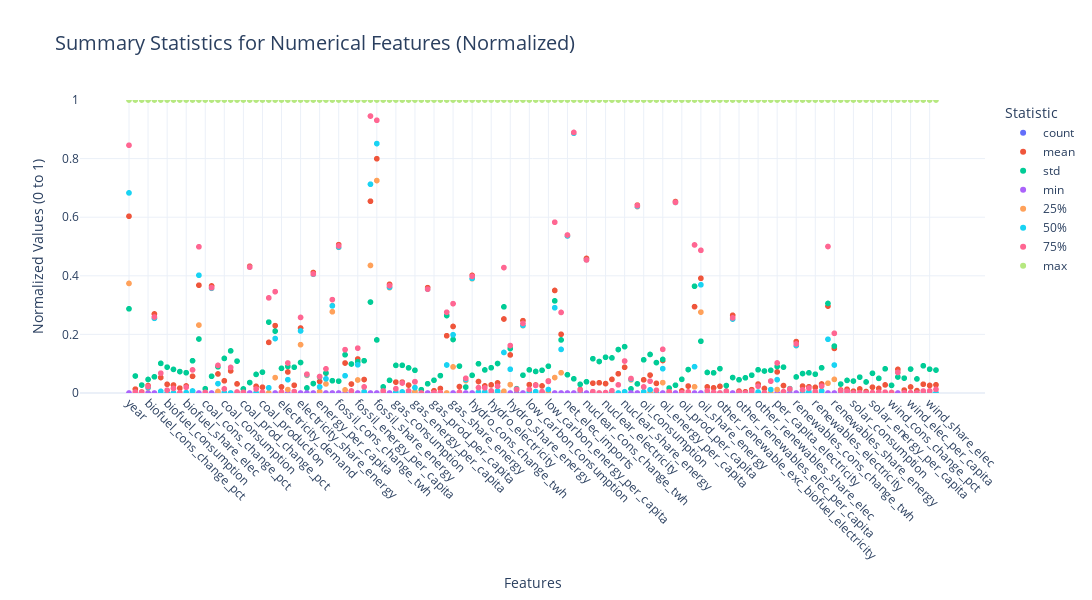

The notebook cell saved with this chart:
### Code cell
# Summary statistics for numerical features
print("\nSummary statistics for numerical features:")
print(data.describe())

# Normalize numerical features manually for better visualization
numerical_features = data.select_dtypes(include=[np.number]).columns
normalized_data = data[numerical_features].apply(lambda x: (x - x.min()) / (x.max() - x.min()), axis=0)

# Create a summary DataFrame for normalized statistics
summary_df = normalized_data.describe().reset_index().melt(id_vars="index")

# Improved Plotly scatter plot with clearer y-axis
fig = px.scatter(
    summary_df,
    x="variable",
    y="value",
    color="index",
    title="Summary Statistics for Numerical Features (Normalized)",
    labels={"variable": "Feature", "value": "Normalized Value", "index": "Statistic"},
)
fig.update_layout(
    xaxis=dict(tickangle=45, title="Features"),
    yaxis=dict(title="Normalized Values (0 to 1)", range=[0, 1]),
    width=1200,
    height=600,
    legend_title="Statistic",
    template="plotly_white",  # Add a clean background style
    title_font=dict(size=20),  # Enhance title size
)
fig.show()

### Figure 1 — Plotly figure (JSON) as saved in the notebook; plotly's stock layout.template omitted (floating-point values rounded to 4 significant figures)
{"data": [{"hovertemplate": "Statistic=count<br>Feature=%{x}<br>Normalized Value=%{y}<extra></extra>", "legendgroup": "count", "marker": {"color": "#636efa", "symbol": "circle"}, "mode": "markers", "name": "count", "showlegend": true, "type": "scattergl", "x": ["year", "population", "gdp", "biofuel_cons_change_pct", "biofuel_cons_change_twh", "biofuel_cons_per_capita", "biofuel_consumption", "biofuel_elec_per_capita", "biofuel_electricity", "biofuel_share_elec", "biofuel_share_energy", "carbon_intensity_elec", "coal_cons_change_pct", "coal_cons_change_twh", "coal_cons_per_capita", "coal_consumption", "coal_elec_per_capita", "coal_electricity", "coal_prod_change_pct", "coal_prod_change_twh", "coal_prod_per_capita", "coal_production", "coal_share_elec", "coal_share_energy", "electricity_demand", "electricity_demand_per_capita", "electricity_generation", "electricity_share_energy", "energy_cons_change_pct", "energy_cons_change_twh", "energy_per_capita", "energy_per_gdp", "fossil_cons_change_pct", "fossil_cons_change_twh", "fossil_elec_per_capita", "fossil_electricity", "fossil_energy_per_capita", "fossil_fuel_consumption", "fossil_share_elec", "fossil_share_energy", "gas_cons_change_pct", "gas_cons_change_twh", "gas_consumption", "gas_elec_per_capita", "gas_electricity", "gas_energy_per_capita", "gas_prod_change_pct", "gas_prod_change_twh", "gas_prod_per_capita", "gas_production", "gas_share_elec", "gas_share_energy", "greenhouse_gas_emissions", "hydro_cons_change_pct", "hydro_cons_change_twh", "hydro_consumption", "hydro_elec_per_capita", "hydro_electricity", "hydro_energy_per_capita", "hydro_share_elec", "hydro_share_energy", "low_carbon_cons_change_pct", "low_carbon_cons_change_twh", "low_carbon_consumption", "low_carbon_elec_per_capita", "low_carbon_electricity", "low_carbon_energy_per_capita", "low_carbon_share_elec", "low_carbon_share_energy", "net_elec_imports", "net_elec_imports_share_demand", "nuclear_cons_change_pct", "nuclear_cons_change_twh", "nuclear_consumption", "nuclear_elec_per_capita", "nuclear_electricity", "nuclear_energy_per_capita", "nuclear_share_elec", "nuclear_share_energy", "oil_cons_change_pct", "oil_cons_change_twh", "oil_consumption", "oil_elec_per_capita", "oil_electricity", "oil_energy_per_capita", "oil_prod_change_pct", "oil_prod_change_twh", "oil_prod_per_capita", "oil_production", "oil_share_elec", "oil_share_energy", "other_renewable_consumption", "other_renewable_electricity", "other_renewable_exc_biofuel_electricity", "other_renewables_cons_change_pct", "other_renewables_cons_change_twh", "other_renewables_elec_per_capita", "other_renewables_elec_per_capita_exc_biofuel", "other_renewables_energy_per_capita", "other_renewables_share_elec", "other_renewables_share_elec_exc_biofuel", "other_renewables_share_energy", "per_capita_electricity", "primary_energy_consumption", "renewables_cons_change_pct", "renewables_cons_change_twh", "renewables_consumption", "renewables_elec_per_capita", "renewables_electricity", "renewables_energy_per_capita", "renewables_share_elec", "renewables_share_energy", "solar_cons_change_pct", "solar_cons_change_twh", "solar_consumption", "solar_elec_per_capita", "solar_electricity", "solar_energy_per_capita", "solar_share_elec", "solar_share_energy", "wind_cons_change_pct", "wind_cons_change_twh", "wind_consumption", "wind_elec_per_capita", "wind_electricity", "wind_energy_per_capita", "wind_share_elec", "wind_share_energy"], "xaxis": "x", "y": [21812, 18447, 11775, 1806, 2796, 2400, 2876, 5570, 5834, 5811, 2778, 5835, 5296, 5414, 4752, 5519, 6094, 6709, 9657, 16293, 14763, 16548, 6686, 4879, 5863, 5599, 7411, 3960, 11720, 11913, 10692, 7789, 4953, 4953, 6113, 6728, 4298, 5058, 6700, 4879, 5148, 5209, 5313, 5998, 6613, 4553, 7773, 16584, 14955, 16839, 6590, 4879, 5863, 5140, 5470, 5575, 8006, 9037, 4808, 7261, 4879, 5202, 5470, 5575, 7159, 7997, 4808, 7074, 4879, 5575, 5547, 2482, 6835, 6974, 8756, 9681, 6313, 7202, 4741, 5710, 5710, 5814, 6033, 6648, 5047, 9792, 17223, 15433, 17480, 6625, 4879, 5079, 8425, 5270, 3641, 4974, 7463, 5006, 4381, 7193, 5247, 4400, 6640, 12178, 5195, 5470, 5575, 7159, 8109, 4808, 7152, 4879, 2231, 4678, 4784, 7252, 8202, 4098, 7183, 4127, 2508, 4740, 4845, 7278, 8234, 4153, 7197, 4193], "yaxis": "y"}, {"hovertemplate": "Statistic=mean<br>Feature=%{x}<br>Normalized Value=%{y}<extra></extra>", "legendgroup": "mean", "marker": {"color": "#EF553B", "symbol": "circle"}, "mode": "markers", "name": "mean", "showlegend": true, "type": "scattergl", "x": ["year", "population", "gdp", "biofuel_cons_change_pct", "biofuel_cons_change_twh", "biofuel_cons_per_capita", "biofuel_consumption", "biofuel_elec_per_capita", "biofuel_electricity", "biofuel_share_elec", "biofuel_share_energy", "carbon_intensity_elec", "coal_cons_change_pct", "coal_cons_change_twh", "coal_cons_per_capita", "coal_consumption", "coal_elec_per_capita", "coal_electricity", "coal_prod_change_pct", "coal_prod_change_twh", "coal_prod_per_capita", "coal_production", "coal_share_elec", "coal_share_energy", "electricity_demand", "electricity_demand_per_capita", "electricity_generation", "electricity_share_energy", "energy_cons_change_pct", "energy_cons_change_twh", "energy_per_capita", "energy_per_gdp", "fossil_cons_change_pct", "fossil_cons_change_twh", "fossil_elec_per_capita", "fossil_electricity", "fossil_energy_per_capita", "fossil_fuel_consumption", "fossil_share_elec", "fossil_share_energy", "gas_cons_change_pct", "gas_cons_change_twh", "gas_consumption", "gas_elec_per_capita", "gas_electricity", "gas_energy_per_capita", "gas_prod_change_pct", "gas_prod_change_twh", "gas_prod_per_capita", "gas_production", "gas_share_elec", "gas_share_energy", "greenhouse_gas_emissions", "hydro_cons_change_pct", "hydro_cons_change_twh", "hydro_consumption", "hydro_elec_per_capita", "hydro_electricity", "hydro_energy_per_capita", "hydro_share_elec", "hydro_share_energy", "low_carbon_cons_change_pct", "low_carbon_cons_change_twh", "low_carbon_consumption", "low_carbon_elec_per_capita", "low_carbon_electricity", "low_carbon_energy_per_capita", "low_carbon_share_elec", "low_carbon_share_energy", "net_elec_imports", "net_elec_imports_share_demand", "nuclear_cons_change_pct", "nuclear_cons_change_twh", "nuclear_consumption", "nuclear_elec_per_capita", "nuclear_electricity", "nuclear_energy_per_capita", "nuclear_share_elec", "nuclear_share_energy", "oil_cons_change_pct", "oil_cons_change_twh", "oil_consumption", "oil_elec_per_capita", "oil_electricity", "oil_energy_per_capita", "oil_prod_change_pct", "oil_prod_change_twh", "oil_prod_per_capita", "oil_production", "oil_share_elec", "oil_share_energy", "other_renewable_consumption", "other_renewable_electricity", "other_renewable_exc_biofuel_electricity", "other_renewables_cons_change_pct", "other_renewables_cons_change_twh", "other_renewables_elec_per_capita", "other_renewables_elec_per_capita_exc_biofuel", "other_renewables_energy_per_capita", "other_renewables_share_elec", "other_renewables_share_elec_exc_biofuel", "other_renewables_share_energy", "per_capita_electricity", "primary_energy_consumption", "renewables_cons_change_pct", "renewables_cons_change_twh", "renewables_consumption", "renewables_elec_per_capita", "renewables_electricity", "renewables_energy_per_capita", "renewables_share_elec", "renewables_share_energy", "solar_cons_change_pct", "solar_cons_change_twh", "solar_consumption", "solar_elec_per_capita", "solar_electricity", "solar_energy_per_capita", "solar_share_elec", "solar_share_energy", "wind_cons_change_pct", "wind_cons_change_twh", "wind_consumption", "wind_elec_per_capita", "wind_electricity", "wind_energy_per_capita", "wind_share_elec", "wind_share_energy"], "xaxis": "x", "y": [0.6032, 0.0131, 0.003273, 0.02526, 0.2699, 0.05277, 0.02966, 0.02721, 0.01659, 0.02405, 0.05701, 0.3679, 0.002234, 0.3654, 0.06497, 0.04164, 0.07538, 0.03107, 0.002637, 0.4325, 0.02284, 0.01977, 0.1728, 0.2299, 0.02077, 0.07182, 0.02648, 0.2217, 0.06292, 0.4111, 0.03936, 0.0677, 0.2979, 0.5063, 0.1023, 0.03059, 0.1161, 0.04592, 0.6545, 0.7996, 0.007427, 0.3709, 0.03716, 0.03708, 0.02698, 0.03809, 0.0001287, 0.3596, 0.007665, 0.01537, 0.1954, 0.227, 0.02194, 0.04746, 0.4013, 0.03914, 0.02426, 0.02773, 0.03447, 0.2526, 0.1299, 0.01288, 0.2469, 0.02853, 0.02741, 0.02413, 0.04095, 0.35, 0.2004, 0.5367, 0.8878, 0.01182, 0.4592, 0.03347, 0.03491, 0.0321, 0.04652, 0.06572, 0.08782, 0.04732, 0.6412, 0.04505, 0.06116, 0.03289, 0.1109, 0.004605, 0.6534, 0.007281, 0.02368, 0.2946, 0.3914, 0.02082, 0.01765, 0.02257, 0.006288, 0.2653, 0.00646, 0.004078, 0.01137, 0.03051, 0.01547, 0.0407, 0.07203, 0.02534, 0.01341, 0.1754, 0.02351, 0.02117, 0.01929, 0.03076, 0.2966, 0.1522, 0.01014, 0.01278, 0.006217, 0.0139, 0.005029, 0.01988, 0.01546, 0.0276, 0.001676, 0.08058, 0.009943, 0.02062, 0.008217, 0.0299, 0.02585, 0.02786], "yaxis": "y"}, {"hovertemplate": "Statistic=std<br>Feature=%{x}<br>Normalized Value=%{y}<extra></extra>", "legendgroup": "std", "marker": {"color": "#00cc96", "symbol": "circle"}, "mode": "markers", "name": "std", "showlegend": true, "type": "scattergl", "x": ["year", "population", "gdp", "biofuel_cons_change_pct", "biofuel_cons_change_twh", "biofuel_cons_per_capita", "biofuel_consumption", "biofuel_elec_per_capita", "biofuel_electricity", "biofuel_share_elec", "biofuel_share_energy", "carbon_intensity_elec", "coal_cons_change_pct", "coal_cons_change_twh", "coal_cons_per_capita", "coal_consumption", "coal_elec_per_capita", "coal_electricity", "coal_prod_change_pct", "coal_prod_change_twh", "coal_prod_per_capita", "coal_production", "coal_share_elec", "coal_share_energy", "electricity_demand", "electricity_demand_per_capita", "electricity_generation", "electricity_share_energy", "energy_cons_change_pct", "energy_cons_change_twh", "energy_per_capita", "energy_per_gdp", "fossil_cons_change_pct", "fossil_cons_change_twh", "fossil_elec_per_capita", "fossil_electricity", "fossil_energy_per_capita", "fossil_fuel_consumption", "fossil_share_elec", "fossil_share_energy", "gas_cons_change_pct", "gas_cons_change_twh", "gas_consumption", "gas_elec_per_capita", "gas_electricity", "gas_energy_per_capita", "gas_prod_change_pct", "gas_prod_change_twh", "gas_prod_per_capita", "gas_production", "gas_share_elec", "gas_share_energy", "greenhouse_gas_emissions", "hydro_cons_change_pct", "hydro_cons_change_twh", "hydro_consumption", "hydro_elec_per_capita", "hydro_electricity", "hydro_energy_per_capita", "hydro_share_elec", "hydro_share_energy", "low_carbon_cons_change_pct", "low_carbon_cons_change_twh", "low_carbon_consumption", "low_carbon_elec_per_capita", "low_carbon_electricity", "low_carbon_energy_per_capita", "low_carbon_share_elec", "low_carbon_share_energy", "net_elec_imports", "net_elec_imports_share_demand", "nuclear_cons_change_pct", "nuclear_cons_change_twh", "nuclear_consumption", "nuclear_elec_per_capita", "nuclear_electricity", "nuclear_energy_per_capita", "nuclear_share_elec", "nuclear_share_energy", "oil_cons_change_pct", "oil_cons_change_twh", "oil_consumption", "oil_elec_per_capita", "oil_electricity", "oil_energy_per_capita", "oil_prod_change_pct", "oil_prod_change_twh", "oil_prod_per_capita", "oil_production", "oil_share_elec", "oil_share_energy", "other_renewable_consumption", "other_renewable_electricity", "other_renewable_exc_biofuel_electricity", "other_renewables_cons_change_pct", "other_renewables_cons_change_twh", "other_renewables_elec_per_capita", "other_renewables_elec_per_capita_exc_biofuel", "other_renewables_energy_per_capita", "other_renewables_share_elec", "other_renewables_share_elec_exc_biofuel", "other_renewables_share_energy", "per_capita_electricity", "primary_energy_consumption", "renewables_cons_change_pct", "renewables_cons_change_twh", "renewables_consumption", "renewables_elec_per_capita", "renewables_electricity", "renewables_energy_per_capita", "renewables_share_elec", "renewables_share_energy", "solar_cons_change_pct", "solar_cons_change_twh", "solar_consumption", "solar_elec_per_capita", "solar_electricity", "solar_energy_per_capita", "solar_share_elec", "solar_share_energy", "wind_cons_change_pct", "wind_cons_change_twh", "wind_consumption", "wind_elec_per_capita", "wind_electricity", "wind_energy_per_capita", "wind_share_elec", "wind_share_energy"], "xaxis": "x", "y": [0.2873, 0.05799, 0.02697, 0.04621, 0.05526, 0.1011, 0.08827, 0.08053, 0.07306, 0.06924, 0.1101, 0.1843, 0.01436, 0.05701, 0.08947, 0.1181, 0.1437, 0.1088, 0.01385, 0.03567, 0.06343, 0.07113, 0.2418, 0.2112, 0.08411, 0.09068, 0.08802, 0.1041, 0.01729, 0.03221, 0.05502, 0.06847, 0.04187, 0.04038, 0.1305, 0.099, 0.1066, 0.1101, 0.3104, 0.1811, 0.02084, 0.04318, 0.09428, 0.09451, 0.08579, 0.07756, 0.01134, 0.03152, 0.04354, 0.05928, 0.2643, 0.1826, 0.0917, 0.02022, 0.06034, 0.09981, 0.07869, 0.08615, 0.1007, 0.294, 0.1515, 0.01478, 0.06078, 0.07895, 0.07354, 0.07753, 0.09143, 0.3144, 0.1811, 0.06231, 0.04841, 0.02964, 0.03831, 0.117, 0.1075, 0.1221, 0.1197, 0.1484, 0.1581, 0.01406, 0.03112, 0.1133, 0.1315, 0.1038, 0.1145, 0.01681, 0.02658, 0.04671, 0.07998, 0.3644, 0.1767, 0.07006, 0.0688, 0.08308, 0.02535, 0.05284, 0.04512, 0.05182, 0.06081, 0.07928, 0.0751, 0.0774, 0.09032, 0.08829, 0.01491, 0.05487, 0.06646, 0.06876, 0.06409, 0.08611, 0.3056, 0.1601, 0.03039, 0.04302, 0.04076, 0.0541, 0.0376, 0.06722, 0.0499, 0.08252, 0.02597, 0.05463, 0.05066, 0.08154, 0.04803, 0.09286, 0.08123, 0.07834], "yaxis": "y"}, {"hovertemplate": "Statistic=min<br>Feature=%{x}<br>Normalized Value=%{y}<extra></extra>", "legendgroup": "min", "marker": {"color": "#ab63fa", "symbol": "circle"}, "mode": "markers", "name": "min", "showlegend": true, "type": "scattergl", "x": ["year", "population", "gdp", "biofuel_cons_change_pct", "biofuel_cons_change_twh", "biofuel_cons_per_capita", "biofuel_consumption", "biofuel_elec_per_capita", "biofuel_electricity", "biofuel_share_elec", "biofuel_share_energy", "carbon_intensity_elec", "coal_cons_change_pct", "coal_cons_change_twh", "coal_cons_per_capita", "coal_consumption", "coal_elec_per_capita", "coal_electricity", "coal_prod_change_pct", "coal_prod_change_twh", "coal_prod_per_capita", "coal_production", "coal_share_elec", "coal_share_energy", "electricity_demand", "electricity_demand_per_capita", "electricity_generation", "electricity_share_energy", "energy_cons_change_pct", "energy_cons_change_twh", "energy_per_capita", "energy_per_gdp", "fossil_cons_change_pct", "fossil_cons_change_twh", "fossil_elec_per_capita", "fossil_electricity", "fossil_energy_per_capita", "fossil_fuel_consumption", "fossil_share_elec", "fossil_share_energy", "gas_cons_change_pct", "gas_cons_change_twh", "gas_consumption", "gas_elec_per_capita", "gas_electricity", "gas_energy_per_capita", "gas_prod_change_pct", "gas_prod_change_twh", "gas_prod_per_capita", "gas_production", "gas_share_elec", "gas_share_energy", "greenhouse_gas_emissions", "hydro_cons_change_pct", "hydro_cons_change_twh", "hydro_consumption", "hydro_elec_per_capita", "hydro_electricity", "hydro_energy_per_capita", "hydro_share_elec", "hydro_share_energy", "low_carbon_cons_change_pct", "low_carbon_cons_change_twh", "low_carbon_consumption", "low_carbon_elec_per_capita", "low_carbon_electricity", "low_carbon_energy_per_capita", "low_carbon_share_elec", "low_carbon_share_energy", "net_elec_imports", "net_elec_imports_share_demand", "nuclear_cons_change_pct", "nuclear_cons_change_twh", "nuclear_consumption", "nuclear_elec_per_capita", "nuclear_electricity", "nuclear_energy_per_capita", "nuclear_share_elec", "nuclear_share_energy", "oil_cons_change_pct", "oil_cons_change_twh", "oil_consumption", "oil_elec_per_capita", "oil_electricity", "oil_energy_per_capita", "oil_prod_change_pct", "oil_prod_change_twh", "oil_prod_per_capita", "oil_production", "oil_share_elec", "oil_share_energy", "other_renewable_consumption", "other_renewable_electricity", "other_renewable_exc_biofuel_electricity", "other_renewables_cons_change_pct", "other_renewables_cons_change_twh", "other_renewables_elec_per_capita", "other_renewables_elec_per_capita_exc_biofuel", "other_renewables_energy_per_capita", "other_renewables_share_elec", "other_renewables_share_elec_exc_biofuel", "other_renewables_share_energy", "per_capita_electricity", "primary_energy_consumption", "renewables_cons_change_pct", "renewables_cons_change_twh", "renewables_consumption", "renewables_elec_per_capita", "renewables_electricity", "renewables_energy_per_capita", "renewables_share_elec", "renewables_share_energy", "solar_cons_change_pct", "solar_cons_change_twh", "solar_consumption", "solar_elec_per_capita", "solar_electricity", "solar_energy_per_capita", "solar_share_elec", "solar_share_energy", "wind_cons_change_pct", "wind_cons_change_twh", "wind_consumption", "wind_elec_per_capita", "wind_electricity", "wind_energy_per_capita", "wind_share_elec", "wind_share_energy"], "xaxis": "x", "y": [0, 0, 0, 0, 0, 0, 0, 0, 0, 0, 0, 0, 0, 0, 0, 0, 0, 0, 0, 0, 0, 0, 0, 0, 0, 0, 0, 0, 0, 0, 0, 0, 0, 0, 0, 0, 0, 0, 0, 0, 0, 0, 0, 0, 0, 0, 0, 0, 0, 0, 0, 0, 0, 0, 0, 0, 0, 0, 0, 0, 0, 0, 0, 0, 0, 0, 0, 0, 0, 0, 0, 0, 0, 0, 0, 0, 0, 0, 0, 0, 0, 0, 0, 0, 0, 0, 0, 0, 0, 0, 0, 0, 0, 0, 0, 0, 0, 0, 0, 0, 0, 0, 0, 0, 0, 0, 0, 0, 0, 0, 0, 0, 0, 0, 0, 0, 0, 0, 0, 0, 0, 0, 0, 0, 0, 0, 0, 0], "yaxis": "y"}, {"hovertemplate": "Statistic=25%<br>Feature=%{x}<br>Normalized Value=%{y}<extra></extra>", "legendgroup": "25%", "marker": {"color": "#FFA15A", "symbol": "circle"}, "mode": "markers", "name": "25%", "showlegend": true, "type": "scattergl", "x": ["year", "population", "gdp", "biofuel_cons_change_pct", "biofuel_cons_change_twh", "biofuel_cons_per_capita", "biofuel_consumption", "biofuel_elec_per_capita", "biofuel_electricity", "biofuel_share_elec", "biofuel_share_energy", "carbon_intensity_elec", "coal_cons_change_pct", "coal_cons_change_twh", "coal_cons_per_capita", "coal_consumption", "coal_elec_per_capita", "coal_electricity", "coal_prod_change_pct", "coal_prod_change_twh", "coal_prod_per_capita", "coal_production", "coal_share_elec", "coal_share_energy", "electricity_demand", "electricity_demand_per_capita", "electricity_generation", "electricity_share_energy", "energy_cons_change_pct", "energy_cons_change_twh", "energy_per_capita", "energy_per_gdp", "fossil_cons_change_pct", "fossil_cons_change_twh", "fossil_elec_per_capita", "fossil_electricity", "fossil_energy_per_capita", "fossil_fuel_consumption", "fossil_share_elec", "fossil_share_energy", "gas_cons_change_pct", "gas_cons_change_twh", "gas_consumption", "gas_elec_per_capita", "gas_electricity", "gas_energy_per_capita", "gas_prod_change_pct", "gas_prod_change_twh", "gas_prod_per_capita", "gas_production", "gas_share_elec", "gas_share_energy", "greenhouse_gas_emissions", "hydro_cons_change_pct", "hydro_cons_change_twh", "hydro_consumption", "hydro_elec_per_capita", "hydro_electricity", "hydro_energy_per_capita", "hydro_share_elec", "hydro_share_energy", "low_carbon_cons_change_pct", "low_carbon_cons_change_twh", "low_carbon_consumption", "low_carbon_elec_per_capita", "low_carbon_electricity", "low_carbon_energy_per_capita", "low_carbon_share_elec", "low_carbon_share_energy", "net_elec_imports", "net_elec_imports_share_demand", "nuclear_cons_change_pct", "nuclear_cons_change_twh", "nuclear_consumption", "nuclear_elec_per_capita", "nuclear_electricity", "nuclear_energy_per_capita", "nuclear_share_elec", "nuclear_share_energy", "oil_cons_change_pct", "oil_cons_change_twh", "oil_consumption", "oil_elec_per_capita", "oil_electricity", "oil_energy_per_capita", "oil_prod_change_pct", "oil_prod_change_twh", "oil_prod_per_capita", "oil_production", "oil_share_elec", "oil_share_energy", "other_renewable_consumption", "other_renewable_electricity", "other_renewable_exc_biofuel_electricity", "other_renewables_cons_change_pct", "other_renewables_cons_change_twh", "other_renewables_elec_per_capita", "other_renewables_elec_per_capita_exc_biofuel", "other_renewables_energy_per_capita", "other_renewables_share_elec", "other_renewables_share_elec_exc_biofuel", "other_renewables_share_energy", "per_capita_electricity", "primary_energy_consumption", "renewables_cons_change_pct", "renewables_cons_change_twh", "renewables_consumption", "renewables_elec_per_capita", "renewables_electricity", "renewables_energy_per_capita", "renewables_share_elec", "renewables_share_energy", "solar_cons_change_pct", "solar_cons_change_twh", "solar_consumption", "solar_elec_per_capita", "solar_electricity", "solar_energy_per_capita", "solar_share_elec", "solar_share_energy", "wind_cons_change_pct", "wind_cons_change_twh", "wind_consumption", "wind_elec_per_capita", "wind_electricity", "wind_energy_per_capita", "wind_share_elec", "wind_share_energy"], "xaxis": "x", "y": [0.374, 0.0002129, 0.0001093, 0.01728, 0.2551, 0, 0, 0, 0, 0, 0, 0.2318, 0.001716, 0.3572, 0.005165, 0.0002238, 0, 0, 0.00213, 0.4295, 0, 0, 0, 0.05252, 4.97e-05, 0.01165, 7.633e-05, 0.165, 0.0602, 0.4053, 0.004774, 0.03094, 0.2773, 0.4972, 0.01051, 3.356e-05, 0.04441, 0.001355, 0.4353, 0.725, 0.006154, 0.3596, 0.0006719, 0, 0, 0.004445, 1.066e-16, 0.3541, 0, 0, 0, 0.08902, 2.258e-05, 0.04228, 0.3898, 0.0004793, 0.000193, 2.532e-05, 0.001576, 0.00595, 0.02861, 0.01153, 0.2297, 0.0003625, 0.0005358, 1.81e-05, 0.002266, 0.05272, 0.06925, 0.536, 0.8867, 0.008728, 0.4542, 0, 0, 0, 0, 0, 0, 0.04466, 0.6361, 0.001543, 0.001822, 0.0001025, 0.03542, 0.00365, 0.6504, 0, 0, 0.02117, 0.276, 0, 0, 0, 0.00471, 0.2523, 0, 0, 0, 0, 0, 0.0006834, 0.01168, 4.665e-05, 0.012, 0.1616, 0.0003098, 0.0005024, 2.356e-05, 0.001672, 0.03333, 0.04645, 0.005026, 0.006004, 0, 0, 0, 0, 0, 0, 0.0004286, 0.06976, 0, 0, 0, 0, 0, 0], "yaxis": "y"}, {"hovertemplate": "Statistic=50%<br>Feature=%{x}<br>Normalized Value=%{y}<extra></extra>", "legendgroup": "50%", "marker": {"color": "#19d3f3", "symbol": "circle"}, "mode": "markers", "name": "50%", "showlegend": true, "type": "scattergl", "x": ["year", "population", "gdp", "biofuel_cons_change_pct", "biofuel_cons_change_twh", "biofuel_cons_per_capita", "biofuel_consumption", "biofuel_elec_per_capita", "biofuel_electricity", "biofuel_share_elec", "biofuel_share_energy", "carbon_intensity_elec", "coal_cons_change_pct", "coal_cons_change_twh", "coal_cons_per_capita", "coal_consumption", "coal_elec_per_capita", "coal_electricity", "coal_prod_change_pct", "coal_prod_change_twh", "coal_prod_per_capita", "coal_production", "coal_share_elec", "coal_share_energy", "electricity_demand", "electricity_demand_per_capita", "electricity_generation", "electricity_share_energy", "energy_cons_change_pct", "energy_cons_change_twh", "energy_per_capita", "energy_per_gdp", "fossil_cons_change_pct", "fossil_cons_change_twh", "fossil_elec_per_capita", "fossil_electricity", "fossil_energy_per_capita", "fossil_fuel_consumption", "fossil_share_elec", "fossil_share_energy", "gas_cons_change_pct", "gas_cons_change_twh", "gas_consumption", "gas_elec_per_capita", "gas_electricity", "gas_energy_per_capita", "gas_prod_change_pct", "gas_prod_change_twh", "gas_prod_per_capita", "gas_production", "gas_share_elec", "gas_share_energy", "greenhouse_gas_emissions", "hydro_cons_change_pct", "hydro_cons_change_twh", "hydro_consumption", "hydro_elec_per_capita", "hydro_electricity", "hydro_energy_per_capita", "hydro_share_elec", "hydro_share_energy", "low_carbon_cons_change_pct", "low_carbon_cons_change_twh", "low_carbon_consumption", "low_carbon_elec_per_capita", "low_carbon_electricity", "low_carbon_energy_per_capita", "low_carbon_share_elec", "low_carbon_share_energy", "net_elec_imports", "net_elec_imports_share_demand", "nuclear_cons_change_pct", "nuclear_cons_change_twh", "nuclear_consumption", "nuclear_elec_per_capita", "nuclear_electricity", "nuclear_energy_per_capita", "nuclear_share_elec", "nuclear_share_energy", "oil_cons_change_pct", "oil_cons_change_twh", "oil_consumption", "oil_elec_per_capita", "oil_electricity", "oil_energy_per_capita", "oil_prod_change_pct", "oil_prod_change_twh", "oil_prod_per_capita", "oil_production", "oil_share_elec", "oil_share_energy", "other_renewable_consumption", "other_renewable_electricity", "other_renewable_exc_biofuel_electricity", "other_renewables_cons_change_pct", "other_renewables_cons_change_twh", "other_renewables_elec_per_capita", "other_renewables_elec_per_capita_exc_biofuel", "other_renewables_energy_per_capita", "other_renewables_share_elec", "other_renewables_share_elec_exc_biofuel", "other_renewables_share_energy", "per_capita_electricity", "primary_energy_consumption", "renewables_cons_change_pct", "renewables_cons_change_twh", "renewables_consumption", "renewables_elec_per_capita", "renewables_electricity", "renewables_energy_per_capita", "renewables_share_elec", "renewables_share_energy", "solar_cons_change_pct", "solar_cons_change_twh", "solar_consumption", "solar_elec_per_capita", "solar_electricity", "solar_energy_per_capita", "solar_share_elec", "solar_share_energy", "wind_cons_change_pct", "wind_cons_change_twh", "wind_consumption", "wind_elec_per_capita", "wind_electricity", "wind_energy_per_capita", "wind_share_elec", "wind_share_energy"], "xaxis": "x", "y": [0.6829, 0.0008696, 0.0003364, 0.01879, 0.2551, 0.005657, 0.0005271, 0.0002002, 1.473e-05, 0.001237, 0.006946, 0.4019, 0.001824, 0.3577, 0.032, 0.001513, 0, 2.388e-05, 0.002269, 0.4295, 0.0001954, 2.713e-05, 0.01785, 0.1858, 0.0003962, 0.04546, 0.0007368, 0.2117, 0.06195, 0.4053, 0.02102, 0.04846, 0.2973, 0.4981, 0.0589, 0.0005638, 0.09632, 0.004629, 0.7126, 0.8513, 0.006445, 0.3606, 0.003118, 0.003534, 0.0003624, 0.01853, 1.119e-16, 0.3541, 0, 0, 0.0956, 0.1988, 0.0002688, 0.0459, 0.3911, 0.003124, 0.003533, 0.0008656, 0.006566, 0.1384, 0.08109, 0.01217, 0.2306, 0.001977, 0.004701, 0.0005415, 0.01184, 0.291, 0.1487, 0.536, 0.8867, 0.009141, 0.4542, 0, 0, 0, 0, 0, 0.004081, 0.04686, 0.6369, 0.004077, 0.0108, 0.0009297, 0.08299, 0.003839, 0.6504, 1.742e-06, 2.604e-05, 0.08981, 0.3693, 0.0006055, 7.286e-05, 0, 0.004959, 0.2524, 7.717e-05, 0, 0.0009542, 0.0033, 0, 0.01168, 0.04542, 0.0004986, 0.01277, 0.1623, 0.001857, 0.003819, 0.000548, 0.007101, 0.1833, 0.0955, 0.005857, 0.006004, 0, 0, 0, 0, 0, 0, 0.0004931, 0.06976, 1.324e-06, 0, 0, 9.855e-06, 0, 0.0001552], "yaxis": "y"}, {"hovertemplate": "Statistic=75%<br>Feature=%{x}<br>Normalized Value=%{y}<extra></extra>", "legendgroup": "75%", "marker": {"color": "#FF6692", "symbol": "circle"}, "mode": "markers", "name": "75%", "showlegend": true, "type": "scattergl", "x": ["year", "population", "gdp", "biofuel_cons_change_pct", "biofuel_cons_change_twh", "biofuel_cons_per_capita", "biofuel_consumption", "biofuel_elec_per_capita", "biofuel_electricity", "biofuel_share_elec", "biofuel_share_energy", "carbon_intensity_elec", "coal_cons_change_pct", "coal_cons_change_twh", "coal_cons_per_capita", "coal_consumption", "coal_elec_per_capita", "coal_electricity", "coal_prod_change_pct", "coal_prod_change_twh", "coal_prod_per_capita", "coal_production", "coal_share_elec", "coal_share_energy", "electricity_demand", "electricity_demand_per_capita", "electricity_generation", "electricity_share_energy", "energy_cons_change_pct", "energy_cons_change_twh", "energy_per_capita", "energy_per_gdp", "fossil_cons_change_pct", "fossil_cons_change_twh", "fossil_elec_per_capita", "fossil_electricity", "fossil_energy_per_capita", "fossil_fuel_consumption", "fossil_share_elec", "fossil_share_energy", "gas_cons_change_pct", "gas_cons_change_twh", "gas_consumption", "gas_elec_per_capita", "gas_electricity", "gas_energy_per_capita", "gas_prod_change_pct", "gas_prod_change_twh", "gas_prod_per_capita", "gas_production", "gas_share_elec", "gas_share_energy", "greenhouse_gas_emissions", "hydro_cons_change_pct", "hydro_cons_change_twh", "hydro_consumption", "hydro_elec_per_capita", "hydro_electricity", "hydro_energy_per_capita", "hydro_share_elec", "hydro_share_energy", "low_carbon_cons_change_pct", "low_carbon_cons_change_twh", "low_carbon_consumption", "low_carbon_elec_per_capita", "low_carbon_electricity", "low_carbon_energy_per_capita", "low_carbon_share_elec", "low_carbon_share_energy", "net_elec_imports", "net_elec_imports_share_demand", "nuclear_cons_change_pct", "nuclear_cons_change_twh", "nuclear_consumption", "nuclear_elec_per_capita", "nuclear_electricity", "nuclear_energy_per_capita", "nuclear_share_elec", "nuclear_share_energy", "oil_cons_change_pct", "oil_cons_change_twh", "oil_consumption", "oil_elec_per_capita", "oil_electricity", "oil_energy_per_capita", "oil_prod_change_pct", "oil_prod_change_twh", "oil_prod_per_capita", "oil_production", "oil_share_elec", "oil_share_energy", "other_renewable_consumption", "other_renewable_electricity", "other_renewable_exc_biofuel_electricity", "other_renewables_cons_change_pct", "other_renewables_cons_change_twh", "other_renewables_elec_per_capita", "other_renewables_elec_per_capita_exc_biofuel", "other_renewables_energy_per_capita", "other_renewables_share_elec", "other_renewables_share_elec_exc_biofuel", "other_renewables_share_energy", "per_capita_electricity", "primary_energy_consumption", "renewables_cons_change_pct", "renewables_cons_change_twh", "renewables_consumption", "renewables_elec_per_capita", "renewables_electricity", "renewables_energy_per_capita", "renewables_share_elec", "renewables_share_energy", "solar_cons_change_pct", "solar_cons_change_twh", "solar_consumption", "solar_elec_per_capita", "solar_electricity", "solar_energy_per_capita", "solar_share_elec", "solar_share_energy", "wind_cons_change_pct", "wind_cons_change_twh", "wind_consumption", "wind_elec_per_capita", "wind_electricity", "wind_energy_per_capita", "wind_share_elec", "wind_share_energy"], "xaxis": "x", "y": [0.8455, 0.003197, 0.001406, 0.02197, 0.2594, 0.06761, 0.009723, 0.01556, 0.001061, 0.01967, 0.07878, 0.4991, 0.00193, 0.3596, 0.09429, 0.01409, 0.08724, 0.003395, 0.002422, 0.4296, 0.01361, 0.002307, 0.3246, 0.3458, 0.00301, 0.1024, 0.005143, 0.2579, 0.06425, 0.4063, 0.05629, 0.08246, 0.3186, 0.5019, 0.148, 0.006893, 0.1531, 0.02084, 0.9452, 0.9307, 0.006827, 0.366, 0.01467, 0.03399, 0.006887, 0.03885, 1.193e-16, 0.3545, 0.0008916, 0.001417, 0.2756, 0.3049, 0.002796, 0.05015, 0.3978, 0.01835, 0.01747, 0.007072, 0.02272, 0.428, 0.1619, 0.01303, 0.2373, 0.01199, 0.02597, 0.004622, 0.03943, 0.5829, 0.275, 0.5392, 0.8893, 0.01011, 0.4542, 0.004685, 0, 0.001421, 0.007695, 0.02781, 0.1091, 0.04939, 0.6393, 0.02082, 0.04036, 0.009306, 0.1491, 0.004164, 0.6507, 0.0007093, 0.003751, 0.5054, 0.487, 0.007404, 0.002592, 0, 0.005376, 0.2563, 0.002686, 0, 0.006405, 0.02316, 0, 0.04051, 0.1025, 0.004511, 0.01372, 0.1674, 0.01058, 0.01653, 0.00451, 0.02347, 0.5, 0.2037, 0.007527, 0.006063, 7.322e-05, 0.0004591, 1.841e-05, 0.001341, 0.00277, 0.002775, 0.0006039, 0.07025, 0.0004606, 0.0009382, 6.509e-05, 0.006608, 0.00726, 0.01242], "yaxis": "y"}, {"hovertemplate": "Statistic=max<br>Feature=%{x}<br>Normalized Value=%{y}<extra></extra>", "legendgroup": "max", "marker": {"color": "#B6E880", "symbol": "circle"}, "mode": "markers", "name": "max", "showlegend": true, "type": "scattergl", "x": ["year", "population", "gdp", "biofuel_cons_change_pct", "biofuel_cons_change_twh", "biofuel_cons_per_capita", "biofuel_consumption", "biofuel_elec_per_capita", "biofuel_electricity", "biofuel_share_elec", "biofuel_share_energy", "carbon_intensity_elec", "coal_cons_change_pct", "coal_cons_change_twh", "coal_cons_per_capita", "coal_consumption", "coal_elec_per_capita", "coal_electricity", "coal_prod_change_pct", "coal_prod_change_twh", "coal_prod_per_capita", "coal_production", "coal_share_elec", "coal_share_energy", "electricity_demand", "electricity_demand_per_capita", "electricity_generation", "electricity_share_energy", "energy_cons_change_pct", "energy_cons_change_twh", "energy_per_capita", "energy_per_gdp", "fossil_cons_change_pct", "fossil_cons_change_twh", "fossil_elec_per_capita", "fossil_electricity", "fossil_energy_per_capita", "fossil_fuel_consumption", "fossil_share_elec", "fossil_share_energy", "gas_cons_change_pct", "gas_cons_change_twh", "gas_consumption", "gas_elec_per_capita", "gas_electricity", "gas_energy_per_capita", "gas_prod_change_pct", "gas_prod_change_twh", "gas_prod_per_capita", "gas_production", "gas_share_elec", "gas_share_energy", "greenhouse_gas_emissions", "hydro_cons_change_pct", "hydro_cons_change_twh", "hydro_consumption", "hydro_elec_per_capita", "hydro_electricity", "hydro_energy_per_capita", "hydro_share_elec", "hydro_share_energy", "low_carbon_cons_change_pct", "low_carbon_cons_change_twh", "low_carbon_consumption", "low_carbon_elec_per_capita", "low_carbon_electricity", "low_carbon_energy_per_capita", "low_carbon_share_elec", "low_carbon_share_energy", "net_elec_imports", "net_elec_imports_share_demand", "nuclear_cons_change_pct", "nuclear_cons_change_twh", "nuclear_consumption", "nuclear_elec_per_capita", "nuclear_electricity", "nuclear_energy_per_capita", "nuclear_share_elec", "nuclear_share_energy", "oil_cons_change_pct", "oil_cons_change_twh", "oil_consumption", "oil_elec_per_capita", "oil_electricity", "oil_energy_per_capita", "oil_prod_change_pct", "oil_prod_change_twh", "oil_prod_per_capita", "oil_production", "oil_share_elec", "oil_share_energy", "other_renewable_consumption", "other_renewable_electricity", "other_renewable_exc_biofuel_electricity", "other_renewables_cons_change_pct", "other_renewables_cons_change_twh", "other_renewables_elec_per_capita", "other_renewables_elec_per_capita_exc_biofuel", "other_renewables_energy_per_capita", "other_renewables_share_elec", "other_renewables_share_elec_exc_biofuel", "other_renewables_share_energy", "per_capita_electricity", "primary_energy_consumption", "renewables_cons_change_pct", "renewables_cons_change_twh", "renewables_consumption", "renewables_elec_per_capita", "renewables_electricity", "renewables_energy_per_capita", "renewables_share_elec", "renewables_share_energy", "solar_cons_change_pct", "solar_cons_change_twh", "solar_consumption", "solar_elec_per_capita", "solar_electricity", "solar_energy_per_capita", "solar_share_elec", "solar_share_energy", "wind_cons_change_pct", "wind_cons_change_twh", "wind_consumption", "wind_elec_per_capita", "wind_electricity", "wind_energy_per_capita", "wind_share_elec", "wind_share_energy"], "xaxis": "x", "y": [1, 1, 1, 1, 1, 1, 1, 1, 1, 1, 1, 1, 1, 1, 1, 1, 1, 1, 1, 1, 1, 1, 1, 1, 1, 1, 1, 1, 1, 1, 1, 1, 1, 1, 1, 1, 1, 1, 1, 1, 1, 1, 1, 1, 1, 1, 1, 1, 1, 1, 1, 1, 1, 1, 1, 1, 1, 1, 1, 1, 1, 1, 1, 1, 1, 1, 1, 1, 1, 1, 1, 1, 1, 1, 1, 1, 1, 1, 1, 1, 1, 1, 1, 1, 1, 1, 1, 1, 1, 1, 1, 1, 1, 1, 1, 1, 1, 1, 1, 1, 1, 1, 1, 1, 1, 1, 1, 1, 1, 1, 1, 1, 1, 1, 1, 1, 1, 1, 1, 1, 1, 1, 1, 1, 1, 1, 1, 1], "yaxis": "y"}], "layout": {"height": 600, "legend": {"title": {"text": "Statistic"}, "tracegroupgap": 0}, "title": {"font": {"size": 20}, "text": "Summary Statistics for Numerical Features (Normalized)"}, "width": 1200, "xaxis": {"anchor": "y", "domain": [0, 1], "tickangle": 45, "title": {"text": "Features"}}, "yaxis": {"anchor": "x", "domain": [0, 1], "range": [0, 1], "title": {"text": "Normalized Values (0 to 1)"}}}}
